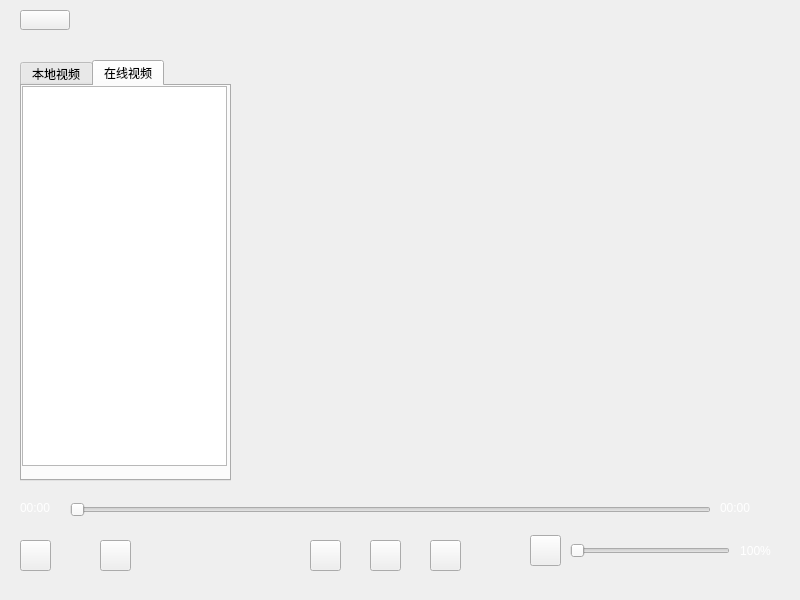
<?xml version="1.0" encoding="UTF-8"?>
<ui version="4.0">
 <class>Video</class>
 <widget class="QWidget" name="Video">
  <property name="geometry">
   <rect>
    <x>0</x>
    <y>0</y>
    <width>800</width>
    <height>600</height>
   </rect>
  </property>
  <property name="windowTitle">
   <string>Form</string>
  </property>
  <property name="styleSheet">
   <string notr="true"/>
  </property>
  <widget class="QWidget" name="video" native="true">
   <property name="geometry">
    <rect>
     <x>0</x>
     <y>0</y>
     <width>800</width>
     <height>600</height>
    </rect>
   </property>
   <property name="styleSheet">
    <string notr="true">#video{
	border-image: url(:/imgs/video_bg.jpg);
}
QPushButton#on_stopBtn[mode='pause']{
   border-image: url(:/imgs/btn_play_normal.png);
}
QPushButton#on_stopBtn[mode='pause']:hover{  
   border-image: url(:/imgs/btn_play_hover.png)
}

QPushButton#on_stopBtn[mode='play']{
   border-image: url(:/imgs/btn_pause_normal.png);
}
QPushButton#on_stopBtn[mode='play']:hover{
   border-image: url(:/imgs/btn_pause_hover.png)
}
QPushButton#preBtn{
  
	border-image: url(:/imgs/btn_previous_normal.png);
	
}
QPushButton#nextBtn{
  
	border-image: url(:/imgs/btn_next_normal.png);
}
QPushButton#preBtn:hover{
  
	border-image: url(:/imgs/btn_previous_hover.png);
}
QPushButton#nextBtn:hover{
  
	border-image: url(:/imgs/btn_next_hover.png);
}</string>
   </property>
   <widget class="QPushButton" name="backBtn">
    <property name="geometry">
     <rect>
      <x>20</x>
      <y>10</y>
      <width>50</width>
      <height>20</height>
     </rect>
    </property>
    <property name="styleSheet">
     <string notr="true">#backBtn{
	border-image: url(:/imgs/back.png);
}</string>
    </property>
    <property name="text">
     <string/>
    </property>
   </widget>
   <widget class="QPushButton" name="voiceBtn">
    <property name="geometry">
     <rect>
      <x>530</x>
      <y>535</y>
      <width>31</width>
      <height>31</height>
     </rect>
    </property>
    <property name="styleSheet">
     <string notr="true">border-image: url(:/imgs/voiceopen.png);</string>
    </property>
    <property name="text">
     <string/>
    </property>
   </widget>
   <widget class="QTabWidget" name="tabWidget">
    <property name="geometry">
     <rect>
      <x>20</x>
      <y>60</y>
      <width>211</width>
      <height>421</height>
     </rect>
    </property>
    <property name="styleSheet">
     <string notr="true"/>
    </property>
    <property name="currentIndex">
     <number>1</number>
    </property>
    <property name="tabBarAutoHide">
     <bool>true</bool>
    </property>
    <widget class="QWidget" name="tab">
     <property name="styleSheet">
      <string notr="true"/>
     </property>
     <attribute name="title">
      <string>本地视频</string>
     </attribute>
     <widget class="QListWidget" name="localList">
      <property name="geometry">
       <rect>
        <x>0</x>
        <y>0</y>
        <width>205</width>
        <height>380</height>
       </rect>
      </property>
     </widget>
    </widget>
    <widget class="QWidget" name="tab_2">
     <property name="styleSheet">
      <string notr="true"/>
     </property>
     <attribute name="title">
      <string>在线视频</string>
     </attribute>
     <widget class="QListWidget" name="onlineList">
      <property name="geometry">
       <rect>
        <x>0</x>
        <y>0</y>
        <width>205</width>
        <height>380</height>
       </rect>
      </property>
     </widget>
    </widget>
   </widget>
   <widget class="QSlider" name="videoslider">
    <property name="geometry">
     <rect>
      <x>70</x>
      <y>500</y>
      <width>641</width>
      <height>20</height>
     </rect>
    </property>
    <property name="maximum">
     <number>100</number>
    </property>
    <property name="orientation">
     <enum>Qt::Horizontal</enum>
    </property>
   </widget>
   <widget class="QLabel" name="totalLab">
    <property name="geometry">
     <rect>
      <x>720</x>
      <y>500</y>
      <width>41</width>
      <height>16</height>
     </rect>
    </property>
    <property name="styleSheet">
     <string notr="true">color: rgb(255, 255, 255);</string>
    </property>
    <property name="text">
     <string>00:00</string>
    </property>
   </widget>
   <widget class="QPushButton" name="preBtn">
    <property name="geometry">
     <rect>
      <x>310</x>
      <y>540</y>
      <width>31</width>
      <height>31</height>
     </rect>
    </property>
    <property name="styleSheet">
     <string notr="true"/>
    </property>
    <property name="text">
     <string/>
    </property>
   </widget>
   <widget class="QPushButton" name="on_stopBtn">
    <property name="geometry">
     <rect>
      <x>370</x>
      <y>540</y>
      <width>31</width>
      <height>31</height>
     </rect>
    </property>
    <property name="styleSheet">
     <string notr="true"/>
    </property>
    <property name="text">
     <string/>
    </property>
   </widget>
   <widget class="QPushButton" name="nextBtn">
    <property name="geometry">
     <rect>
      <x>430</x>
      <y>540</y>
      <width>31</width>
      <height>31</height>
     </rect>
    </property>
    <property name="styleSheet">
     <string notr="true"/>
    </property>
    <property name="text">
     <string/>
    </property>
   </widget>
   <widget class="QSlider" name="voiceslider">
    <property name="geometry">
     <rect>
      <x>570</x>
      <y>540</y>
      <width>160</width>
      <height>22</height>
     </rect>
    </property>
    <property name="orientation">
     <enum>Qt::Horizontal</enum>
    </property>
   </widget>
   <widget class="QPushButton" name="openVideo">
    <property name="geometry">
     <rect>
      <x>20</x>
      <y>540</y>
      <width>31</width>
      <height>31</height>
     </rect>
    </property>
    <property name="styleSheet">
     <string notr="true">border-image: url(:/imgs/btn_local_file.png);</string>
    </property>
    <property name="text">
     <string/>
    </property>
   </widget>
   <widget class="QLabel" name="currentLab">
    <property name="geometry">
     <rect>
      <x>20</x>
      <y>500</y>
      <width>41</width>
      <height>16</height>
     </rect>
    </property>
    <property name="styleSheet">
     <string notr="true">color: rgb(255, 255, 255);</string>
    </property>
    <property name="text">
     <string>00:00</string>
    </property>
   </widget>
   <widget class="QLabel" name="voiceLab">
    <property name="geometry">
     <rect>
      <x>740</x>
      <y>540</y>
      <width>31</width>
      <height>21</height>
     </rect>
    </property>
    <property name="styleSheet">
     <string notr="true">color: rgb(255, 255, 255);
</string>
    </property>
    <property name="text">
     <string>100%</string>
    </property>
    <property name="alignment">
     <set>Qt::AlignCenter</set>
    </property>
   </widget>
   <widget class="QPushButton" name="bigBtn">
    <property name="geometry">
     <rect>
      <x>100</x>
      <y>540</y>
      <width>31</width>
      <height>31</height>
     </rect>
    </property>
    <property name="styleSheet">
     <string notr="true">border-image: url(:/imgs/screen.png);</string>
    </property>
    <property name="text">
     <string/>
    </property>
   </widget>
   <widget class="QWidget" name="horizontalLayoutWidget">
    <property name="geometry">
     <rect>
      <x>240</x>
      <y>30</y>
      <width>551</width>
      <height>461</height>
     </rect>
    </property>
    <layout class="QHBoxLayout" name="horizontalLayout"/>
   </widget>
  </widget>
 </widget>
 <resources/>
 <connections/>
</ui>
